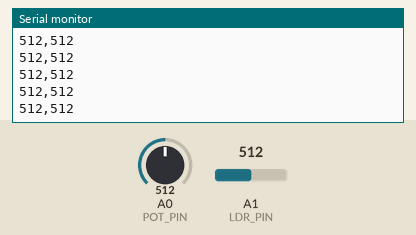
The sketch below on a simulated Arduino Uno, built with avr-gcc and run on an emulated ATmega328P. Parts: the last lines printed to the serial monitor. The test bench sets the inputs (shaded band); at power-on: A0 (POT_PIN) = 512, A1 (LDR_PIN) = 512.

Above: at 1.2 s.
1.3 s: A0 (POT_PIN) set to 987
At 2.0 s:
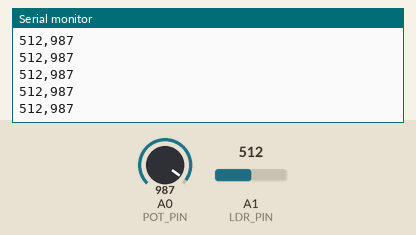
2.8 s: A0 (POT_PIN) set to 1007
At 3.6 s:
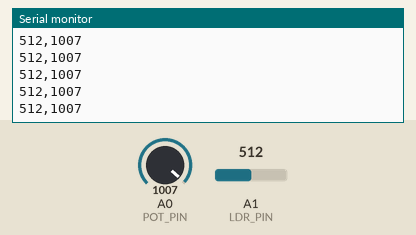
Timing chart, 0 to 5.8 s (numbered marks = the images above; inputs shaded):
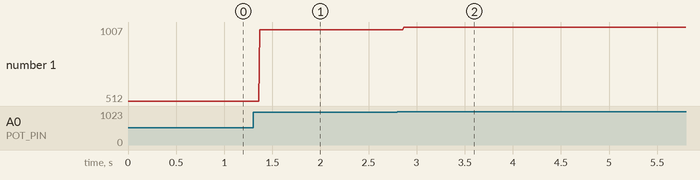

The sketch:

MulitpleSensorsForProcessing.ino
```cpp
int LDR_PIN = 1;
int POT_PIN = 0;
int INTERNAL_LED_PIN = 13;
int LDR_Resistance = 1000;
int TRESHOLD = 600;

void setup() {
  Serial.begin(9600);
}

void loop(){
  Serial.print(analogRead(LDR_PIN));
  Serial.print(",");
  Serial.println(analogRead(POT_PIN));
}
```

Measured:
- after the input at 1.3 s, the serial monitor: prints a new line after 0.07 s (image 1)
- after the input at 2.8 s, the serial monitor: prints a new line after 0.06 s (image 2)
- plotted number 1: 512 → 987 after the input at 1.3 s, 987 → 1007 after the input at 2.8 s
